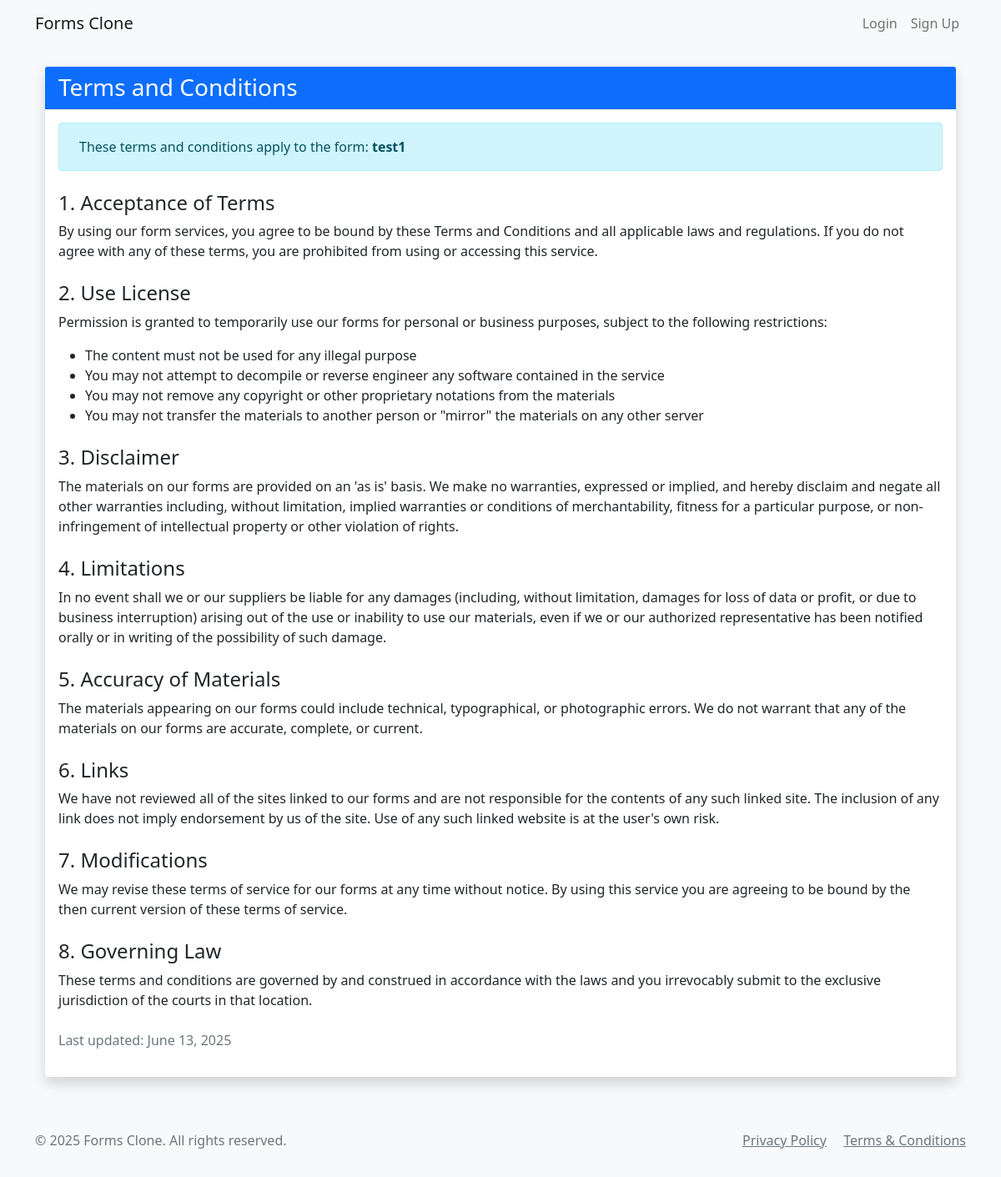
Page /form/76/terms-and-conditions on the earlier database version.
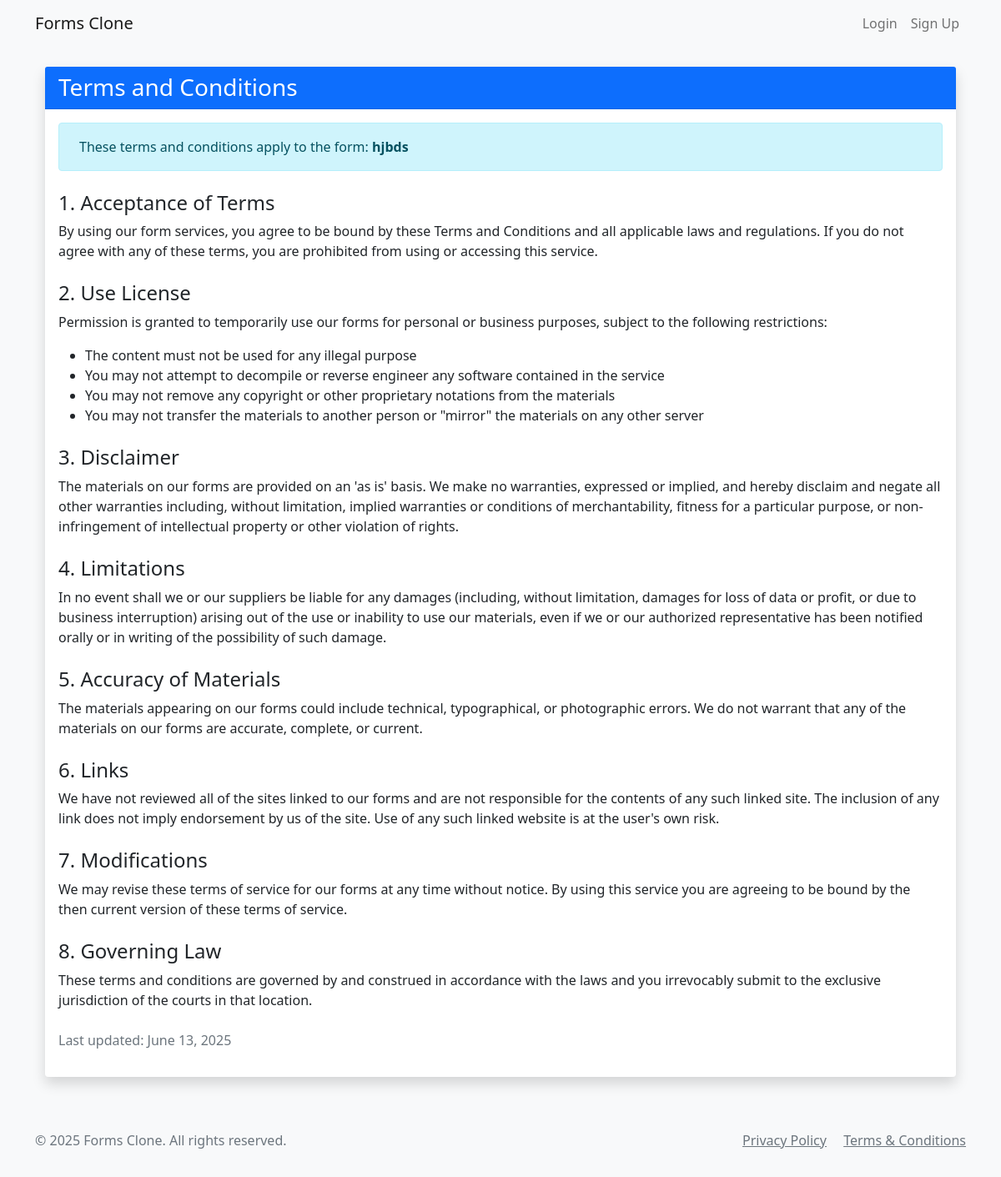
Same page on the later database version.
### app.py (models this page shows)
class Form(db.Model):
    id = db.Column(db.Integer, primary_key=True)
    title = db.Column(db.String(200), nullable=False)
    description = db.Column(db.Text)
    score = db.Column(db.Integer, default=100)
    created_at = db.Column(db.DateTime, default=datetime.utcnow)
    user_id = db.Column(db.Integer, db.ForeignKey('user.id', name='fk_form_user'), nullable=False)
    company_id = db.Column(db.Integer, db.ForeignKey('company.id', name='fk_form_company'), nullable=True)
    questions = db.relationship('Question', backref='form', lazy=True, cascade='all, delete-orphan')
    responses = db.relationship('Response', backref='form', lazy=True, cascade='all, delete-orphan')
    is_closed = db.Column(db.Boolean, default=False)  # New field to track if the form is closed/expired
    requires_consent = db.Column(db.Boolean, default=True)  # Require privacy policy and terms consent
    is_quiz = db.Column(db.Boolean, default=False)  # Is this form a quiz?
    passing_score = db.Column(db.Integer, default=0)  # Passing score percentage
    show_score = db.Column(db.Boolean, default=True)  # Whether to show score to respondents
    merged_url = db.Column(db.String(255), nullable=True, default='')

### app.py (the view)
@app.route('/form/<int:form_id>/terms-and-conditions')
def form_terms_and_conditions(form_id):
    form = Form.query.get_or_404(form_id)
    return render_template('terms_and_conditions.html', form=form, now=datetime.now())

### app.py (called while the page is built)
@app.context_processor
def inject_now():
    return {'now': datetime.now()}

@app.context_processor
def inject_csrf_token():
    return {'csrf_token': lambda: 'dummy_token'}

### templates/terms_and_conditions.html (shortened to what this page needs)
{% extends "base.html" %}
{% block content %}
<div class="container mt-4 mb-5">
    <div class="card shadow">
        <div class="card-header bg-primary text-white">
            <h1 class="h3 mb-0">Terms and Conditions</h1>
        </div>
        <div class="card-body">
            {% if form %}
            <div class="alert alert-info">
                 These terms and conditions apply to the form: <strong>{{ form.title }}</strong>
            </div>
            {% endif %}
            <h2 class="h4 mt-4">1. Acceptance of Terms</h2>
            <p>By using our form services, you agree to be bound by these Terms and Conditions and all applicable laws and regulations. If you do not agree with any of these terms, you are prohibited from using or accessing this service.</p>
            <h2 class="h4 mt-4">2. Use License</h2>
            <p>Permission is granted to temporarily use our forms for personal or business purposes, subject to the following restrictions:</p>
            <ul>
                <li>The content must not be used for any illegal purpose</li>
                <li>You may not attempt to decompile or reverse engineer any software contained in the service</li>
                <li>You may not remove any copyright or other proprietary notations from the materials</li>
                <li>You may not transfer the materials to another person or "mirror" the materials on any other server</li>
            </ul>
            <h2 class="h4 mt-4">3. Disclaimer</h2>
            <p>The materials on our forms are provided on an 'as is' basis. We make no warranties, expressed or implied, and hereby disclaim and negate all other warranties including, without limitation, implied warranties or conditions of merchantability, fitness for a particular purpose, or non-infringement of intellectual property or other violation of rights.</p>
            <h2 class="h4 mt-4">4. Limitations</h2>
            <p>In no event shall we or our suppliers be liable for any damages (including, without limitation, damages for loss of data or profit, or due to business interruption) arising out of the use or inability to use our materials, even if we or our authorized representative has been notified orally or in writing of the possibility of such damage.</p>
            <h2 class="h4 mt-4">5. Accuracy of Materials</h2>
            <p>The materials appearing on our forms could include technical, typographical, or photographic errors. We do not warrant that any of the materials on our forms are accurate, complete, or current.</p>
            <h2 class="h4 mt-4">6. Links</h2>
            <p>We have not reviewed all of the sites linked to our forms and are not responsible for the contents of any such linked site. The inclusion of any link does not imply endorsement by us of the site. Use of any such linked website is at the user's own risk.</p>
            <h2 class="h4 mt-4">7. Modifications</h2>
            <p>We may revise these terms of service for our forms at any time without notice. By using this service you are agreeing to be bound by the then current version of these terms of service.</p>
            <h2 class="h4 mt-4">8. Governing Law</h2>
            <p>These terms and conditions are governed by and construed in accordance with the laws and you irrevocably submit to the exclusive jurisdiction of the courts in that location.</p>
            <div class="text-muted mt-4">
                <p>Last updated: {{ now.strftime('%B %d, %Y') }}</p>
            </div>
        </div>
    </div>
</div>
{% endblock %}

Differences in the rows shown:
changed Form: title "test1" → "hjbds"
